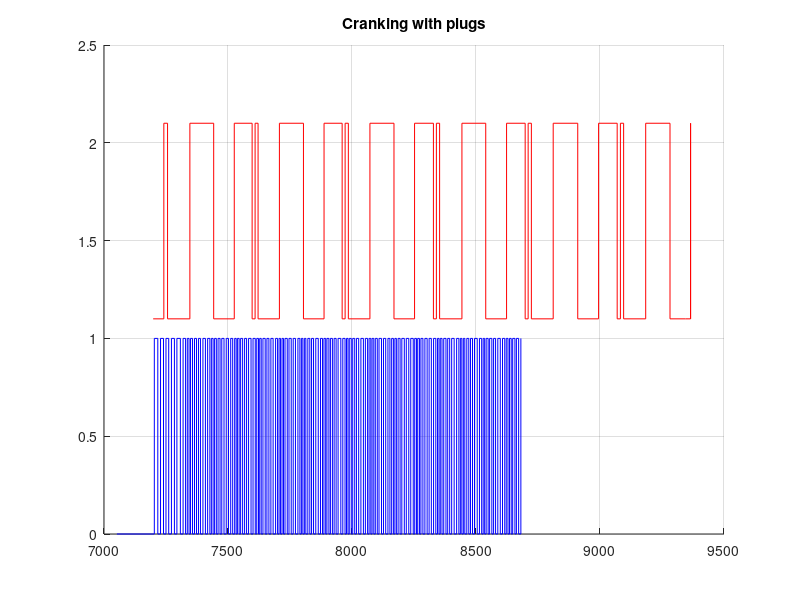

Write MATLAB code to recreate this figure.
% Data collected using ARDUINO on Apr 30 2016 8:30 PM

VRS0_first = 7051.908;
VRS0_state=[0, 1, 0, 1, 0, 1, 0, 1, 0, 1, 0, 1, 0, 1, 0, 1, 0, 1, 0, 1, 0, 1, 0, 1, 0, 1, 0, 1, 0, 1, 0, 1, 0, 1, 0, 1, 0, 1, 0, 1, 0, 1, 0, 1, 0, 1, 0, 1, 0, 1, 0, 1, 0, 1, 0, 1, 0, 1, 0, 1, 0, 1, 0, 1, 0, 1, 0, 1, 0, 1, 0, 1, 0, 1, 0, 1, 0, 1, 0, 1, 0, 1, 0, 1, 0, 1, 0, 1, 0, 1, 0, 1, 0, 1, 0, 1, 0, 1, 0, 1, 0, 1, 0, 1, 0, 1, 0, 1, 0, 1, 0, 1, 0, 1, 0, 1, 0, 1, 0, 1, 0, 1, 0, 1, 0, 1, 0, 1, 0, 1, 0, 1, 0, 1, 0, 1, 0, 1, 0, 1, 0, 1, 0, 1, 0, 1, 0, 1, 0, 1, 0, 1, 0, 1, 0, 1, 0, 1, 0, 1, 0, 1, 0, 1, 0, 1, 0, 1, 0, 1, 0, 1, 0, 1, 0, 1, 0, 1, 0, 1, 0, 1, 0, 1, 0, 1, 0, 1, 0, 1];

VRS0_dtms=[ 0, 151, 14, 11, 12, 10, 11, 11, 12, 10, 14, 11, 10, 7, 7, 6, 8, 8, 8, 8, 8, 10, 10, 9, 9, 6, 7, 6, 7, 7, 8, 7, 9, 9, 9, 9, 8, 8, 6, 5, 7, 6, 8, 8, 8, 8, 10, 8, 9, 6, 7, 5, 6, 7, 9, 7, 8, 8, 9, 10, 8, 6, 6, 6, 6, 6, 9, 7, 9, 8, 9, 10, 8, 6, 6, 6, 6, 8, 8, 7, 8, 9, 10, 9, 8, 6, 7, 5, 8, 6, 8, 7, 8, 8, 11, 8, 9, 6, 6, 5, 8, 6, 8, 7, 9, 9, 10, 8, 9, 6, 7, 5, 7, 6, 8, 7, 10, 8, 9, 9, 8, 7, 7, 6, 6, 7, 8, 7, 10, 8, 10, 8, 10, 6, 7, 5, 7, 6, 8, 8, 9, 8, 9, 9, 9, 7, 6, 5, 7, 7, 9, 7, 8, 8, 10, 10, 9, 6, 6, 6, 6, 8, 8, 7, 8, 8, 11, 9, 9, 6, 6, 6, 8, 6, 9, 7, 8, 9, 10, 9, 9, 6, 7, 6, 7, 6, 9, 6, 9, 9];
VRS1_state=[0, 1, 0, 1, 0, 1, 0, 1, 0, 1, 0, 1, 0, 1, 0, 1, 0, 1, 1, 0, 1, 0, 1, 0, 1, 0, 1, 0, 1, 0, 1, 0, 1, 0, 1, 0, 0, 1, 0, 0, 0, 0, 0, 0, 0, 0, 0, 0, 0, 0, 0, 0, 0, 0, 0, 0, 0, 0, 0, 0, 0, 0, 0, 0, 0, 0, 0, 0, 0, 0, 0, 0, 0, 0, 0, 0, 0, 0, 0, 0, 0, 0, 0, 0, 0, 0, 0, 0, 0, 0, 0, 0, 0, 0, 0, 0, 0, 0, 0, 0, 0, 0, 0, 0, 0, 0, 0, 0, 0, 0, 0, 0, 0, 0, 0, 0, 0, 0, 0, 0, 0, 0, 0, 0, 0, 0, 0, 0, 0, 0, 0, 0, 0, 0, 0, 0, 0, 0, 0, 0, 0, 0, 0, 0, 0, 0, 0, 0, 0, 0, 0, 0, 0, 0, 0, 0, 0, 0, 0, 0, 0, 0, 0, 0, 0, 0, 0, 0, 0, 0, 0, 0, 0, 0, 0, 0, 0, 0, 0, 0, 0, 0, 0, 0, 0, 0, 0, 0, 0, 0];
VRS1_first= 7198.260;
VRS1_dtms=[0, 43, 15, 90, 96, 83, 72, 12, 12, 86, 97, 83, 73, 12, 13, 87, 97, 83, 0, 76, 12, 13, 90, 96, 84, 75, 12, 13, 88, 99, 84, 75, 13, 13, 89, 98, 63, 20, 0, 0, 0, 0, 0, 0, 0, 0, 0, 0, 0, 0, 0, 0, 0, 0, 0, 0, 0, 0, 0, 0, 0, 0, 0, 0, 0, 0, 0, 0, 0, 0, 0, 0, 0, 0, 0, 0, 0, 0, 0, 0, 0, 0, 0, 0, 0, 0, 0, 0, 0, 0, 0, 0, 0, 0, 0, 0, 0, 0, 0, 0, 0, 0, 0, 0, 0, 0, 0, 0, 0, 0, 0, 0, 0, 0, 0, 0, 0, 0, 0, 0, 0, 0, 0, 0, 0, 0, 0, 0, 0, 0, 0, 0, 0, 0, 0, 0, 0, 0, 0, 0, 0, 0, 0, 0, 0, 0, 0, 0, 0, 0, 0, 0, 0, 0, 0, 0, 0, 0, 0, 0, 0, 0, 0, 0, 0, 0, 0, 0, 0, 0, 0, 0, 0, 0, 0, 0, 0, 0, 0, 0, 0, 0, 0, 0, 0, 0, 0, 0, 0, 0]

figure(3);
clf;
hold on;
stairs( VRS0_first+cumsum(VRS0_dtms),VRS0_state, 'b-' );
stairs( VRS1_first+cumsum(VRS1_dtms),VRS1_state+1.1, 'r-' );
grid on;
hold off;
title('Cranking with plugs');